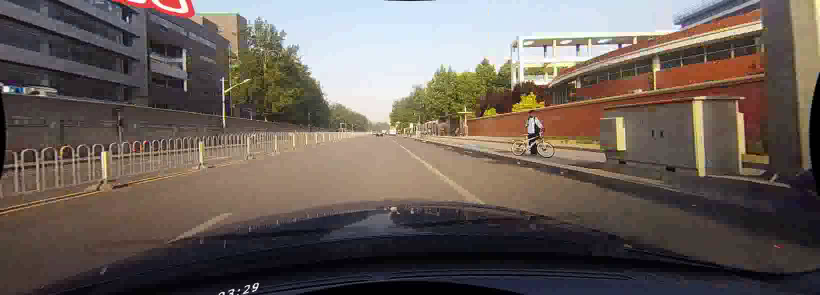
#> input picture frame 13 of naiveDetector/plain_road.mp4, 1640 x 590 px, given in place of CU1_5fps.mp4, which was not available (shown at 1/2 size)
$ python naiveDetector.py
#> lines starting #> are read from the running program, lines starting #| are printed output that depends on the picture; after the words box and inside, x2 and y2 are one past the last pixel; in counts of white or black regions, pixels touching at a corner belong together; pictures that were not available may be replaced by others from this repository, and a replacement may not be noted
#import sys
#sys.path.remove('/opt/ros/kinetic/lib/python2.7/dist-packages')

import cv2 as cv
import numpy as np
import os
import glob
import math

# CONSTANTS
LOWERLINEBOUND = 150
ROITOP = 220
ROIMID = 750
ROILEFT = 450
ROIRIGHT = 1000
ROIBOTTOM = 425

def left_right_lines(frame, lines):
    left = []
    right = []
    for line in lines:
        x1, y1, x2, y2 = line.reshape(4)
        linear_values = np.polyfit((x1, x2), (y1,y2), 1)
        slope = linear_values[0]
        y_intercept = linear_values[1]

        if abs(slope) < 1e-1:
            continue

        if slope < 0:
            left.append((slope, y_intercept))
        else:
            right.append((slope, y_intercept))

    #print("right: ", str(right))
    if len(left) == 0:
        left.append((-1e-1,300))
    if len(right) == 0:
        right.append((1e-1,300))

    left_avg = np.average(left, axis=0)
    right_avg = np.average(right, axis=0)

    #print("left_avg: ", str(left_avg))
    #print("right_avg: ", str(right_avg))

    left_line = linecalc(frame, left_avg)
    right_line = linecalc(frame, right_avg)

    return np.array([left_line, right_line])

def linecalc(frame, linevalues):
    slope, intercept = linevalues

    ystart = ROIBOTTOM+30
    yend = int(ystart - LOWERLINEBOUND)
    xstart = int((ystart - intercept) / slope)
    xend = int((yend - intercept) / slope)

    return np.array([xstart, ystart, xend, yend])

# [73 lines left out: functions readBenchMark, calError, not called in this run]

framecounter = 0

direc = "./CU/CU1"
#direc = "./CU/CU2"
#direc = "./CU/CU3"
#direc = "./CU/CU4"
file_list = sorted(glob.glob(os.path.join(direc,"*.txt")))

########## INPUT VIDEO ##########
cap = cv.VideoCapture("./CU/CU1/CU1_5fps.mp4")
#cap = cv.VideoCapture("./CU/CU2/CU2_5fps.mp4")
#cap = cv.VideoCapture("./CU/CU3/CU3_5fps.mp4")
#cap = cv.VideoCapture("./CU/CU4/CU4_5fps.mp4")

########## OUTPUT VIDEO ##########
out = cv.VideoWriter('outputCU1.mp4',cv.VideoWriter_fourcc('m','p','4','v'), 5, (1640,590))
# [5 lines of commented-out code are left out]
while (cap.isOpened()):
    ret, frame = cap.read()
#> frame is the input picture: shape (590, 1640, 3); mean B, G, R 89.4, 95.7, 106.1

    # Performing Canny Operator
    grayscale = cv.cvtColor(frame, cv.COLOR_RGB2GRAY)
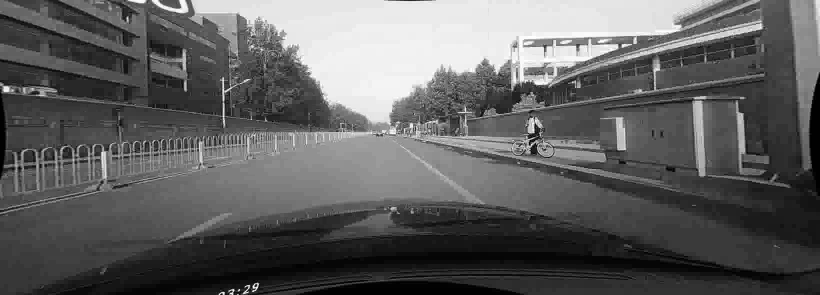
#> grayscale: shape (590, 1640) (shown at 1/2 size); min 0, max 255, mean 95
    canny = cv.Canny(grayscale, 50, 150)
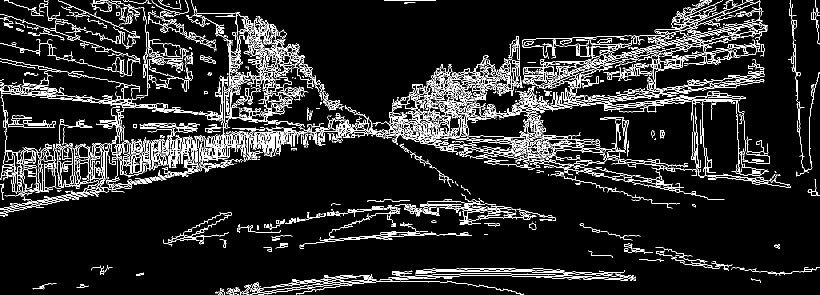
#> canny: shape (590, 1640) (shown at 1/2 size); 9.1% white in thin lines or dots
    #cv.imshow("canny", canny)

    # Performing Segmentation
    polygons = np.array([[(ROILEFT, ROIBOTTOM), (ROIRIGHT, ROIBOTTOM), (ROIMID, ROITOP)]])
    ROI = np.zeros_like(canny)
    cv.fillPoly(ROI, polygons, 255)
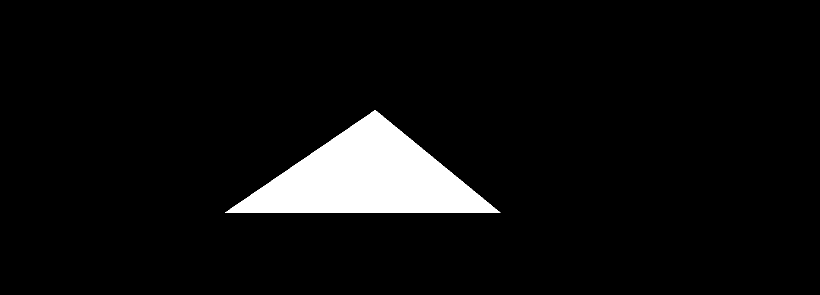
#> ROI: shape (590, 1640) (shown at 1/2 size); 5.9% white; 1 white region, box (x1, y1, x2, y2) and area: (450, 220, 1001, 426) 56926
    segment = cv.bitwise_and(canny, ROI)
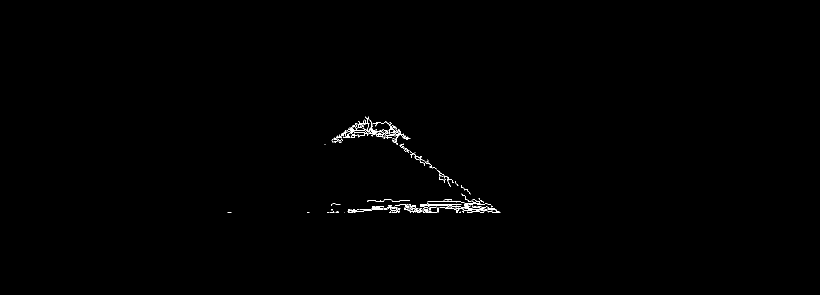
#> segment: shape (590, 1640) (shown at 1/2 size); 0.34% white in thin lines or dots, all inside (x1, y1, x2, y2) = (455, 233, 1001, 426)
    cv.imshow("segment", segment)

    # Hough Transform
    hough = cv.HoughLinesP(segment, rho = 2, theta = np.pi / 180, threshold = 100, minLineLength = 100, maxLineGap = 40)
#> hough = 17 rows, first 6: [780, 424, 991, 424], [743, 417, 983, 417], [663, 419, 993, 419], [744, 413, 985, 413], [729, 239, 995, 425], [857, 408, 976, 408]
    #print(hough)

    # Calculating Lines
    lines = left_right_lines(frame, hough)
#> the loop in left_right_lines, `for line in lines:` made 17 passes
#> (x1, y1, x2, y2, slope, y_intercept) on passes 1 to 12: (780, 424, 991, 424, -6.49e-16, 424), (743, 417, 983, 417, 2.33e-17, 417), (663, 419, 993, 419, -1.28e-16, 419), (744, 413, 985, 413, -3.14e-16, 413), (729, 239, 995, 425, 0.699, -270.8), (857, 408, 976, 408, -2.69e-16, 408), (735, 241, 998, 425, 0.7, -273.2), (779, 412, 981, 409, -0.0149, 423.6), (682, 267, 807, 267, -3.93e-16, 267), (731, 233, 963, 421, 0.81, -359.4), (687, 264, 801, 264, -1.6e-16, 264), (731, 242, 894, 360, 0.724, -287.2)
#> after the loop in left_right_lines, `for line in lines:`: left = []; right = [(0.699, -270.8), (0.7, -273.2), (0.81, -359.4), (0.724, -287.2)]
#> in left_right_lines, `left_avg = np.average(left, axis=0)`: left_avg = [-0.1, 300]
#> in left_right_lines, `right_avg = np.average(right, axis=0)`: right_avg = [0.733, -297.6]
#> in linecalc, `slope, intercept = linevalues`: slope = -0.1; intercept = 300
#> in linecalc, `xstart = int((ystart - intercept) / slope)`: xstart = -1550
#> in linecalc, `xend = int((yend - intercept) / slope)`: xend = -50
#> in left_right_lines, `left_line = linecalc(frame, left_avg)`: left_line = [-1550, 455, -50, 305]
#> in left_right_lines, `right_line = linecalc(frame, right_avg)`: right_line = [1026, 455, 821, 305]
#> lines = [[-1550, 455, -50, 305], [1026, 455, 821, 305]]
    #print(lines)

    # Overlaying Lines
    hough_overlay = np.zeros_like(frame)
    if lines is not None:
        for xstart, ystart, xend, yend in lines:
            #Thresholding maximum values for cv.line()
            if xstart > 32768:
                xstart = 32768
            if xend > 32768:
                xend = 32768
            if xstart < -32768:
                xstart = -32768
            if xend < -32768:
                xend = -32768
            cv.line(hough_overlay, (int(xstart), int(ystart)), (int(xend), int(yend)), (0, 255, 0), 5)
#> this loop made 2 passes

    #cv.imshow("hough", hough_overlay)

    output = cv.addWeighted(frame, 0.9, hough_overlay, 1, 1)
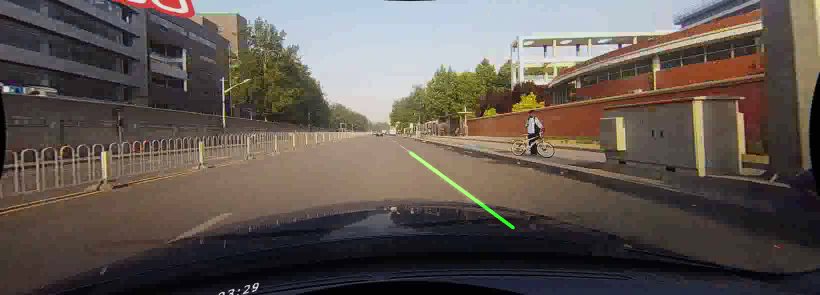
#> output: shape (590, 1640, 3) (shown at 1/2 size); mean B, G, R 81.4, 87.4, 96.5
    cv.imshow("output", output)
    out.write(output)

    # Create 10 points along the line, including endpoints

    leftxstep = int(np.floor((lines[0][2]-lines[0][0])/10))
#> leftxstep = 150
    leftystep = int(np.floor((lines[0][3]-lines[0][1])/10))
#> leftystep = -15
    rightxstep = int(np.floor((lines[1][2]-lines[1][0])/10))
#> rightxstep = -21
    rightystep = int(np.floor((lines[1][3]-lines[1][1])/10))
#> rightystep = -15

    leftx = []
    lefty = []
    rightx = []
    righty = []

    for i in range(0,10):
        leftx.append(lines[0][0]+i*leftxstep)
        lefty.append(lines[0][1]+i*leftystep)
        rightx.append(lines[1][0]+i*rightxstep)
        righty.append(lines[1][1]+i*rightystep)
#> after the loop, leftx = [-1550, -1400, -1250, -1100, -950, -800, -650, -500, -350, -200]; lefty = [455, 440, 425, 410, 395, 380, 365, 350, 335, 320]; rightx = [1026, 1005, 984, 963, 942, 921, 900, 879, 858, 837]; righty = [455, 440, 425, 410, 395, 380, 365, 350, 335, 320]

    #print("leftx: ")
    #print(leftx)

    mypoints = [leftx, rightx, lefty, righty]
#> mypoints = [[-1550, -1400, -1250, -1100, -950, -800, -650, -500, -350, -200], [1026, 1005, 984, 963, 942, 921, 900, 879, 858, 837], [455, 440, 425, 410, 395, 380, 365, 350, 335, 320], [455, 440, 425, 410, 395, 380, 365, 350, 335, 320]]
    #print("mypoints:")
    #print(mypoints)

    # Calculating RMS error
#> (the run stopped early here; a loop or call above may not have finished)

$ run again, starting later in the video
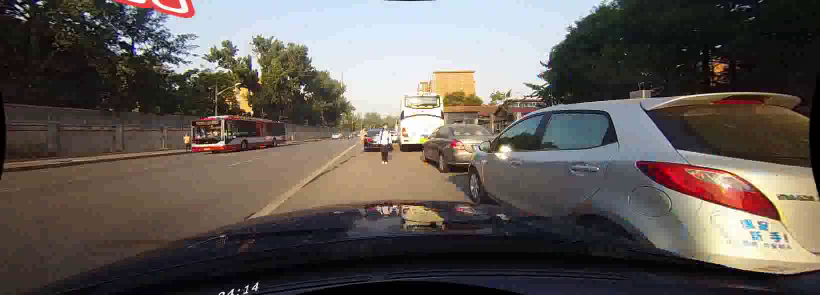
#> input picture frame 58 of naiveDetector/plain_road.mp4, 1640 x 590 px, given in place of CU1_5fps.mp4, which was not available (shown at 1/2 size)
#> frame is the input picture: shape (590, 1640, 3); mean B, G, R 85.2, 89.9, 96.9
#> `canny = cv.Canny(grayscale, 50, 150)`:
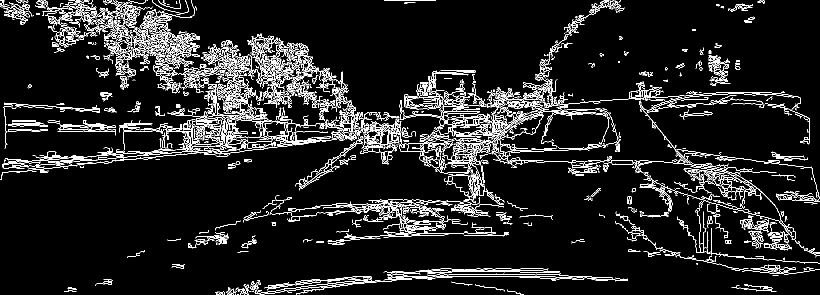
#> canny: shape (590, 1640) (shown at 1/2 size); 8% white in thin lines or dots
#> ROI: shape (590, 1640); 5.9% white; 1 white region, box (x1, y1, x2, y2) and area: (450, 220, 1001, 426) 56926
#> segment: shape (590, 1640); 0.64% white in thin lines or dots, all inside (x1, y1, x2, y2) = (502, 224, 1000, 426)
#> hough = 34 rows, first 6: [705, 417, 951, 417], [669, 423, 876, 423], [673, 420, 954, 420], [632, 411, 844, 411], [664, 409, 981, 409], [543, 420, 755, 255]
#> the loop in left_right_lines, `for line in lines:` made 34 passes
#> (x1, y1, x2, y2, slope, y_intercept) on passes 1 to 8: (705, 417, 951, 417, -3.9e-16, 417), (669, 423, 876, 423, 5.33e-16, 423), (673, 420, 954, 420, 2.22e-17, 420), (632, 411, 844, 411, -3.79e-16, 411), (664, 409, 981, 409, 7.01e-17, 409), (543, 420, 755, 255, -0.778, 842.6), (733, 410, 959, 398, -0.0531, 448.9), (518, 424, 800, 261, -0.578, 723.4)
#> after the loop in left_right_lines, `for line in lines:`: left = [(-0.778, 842.6), (-0.578, 723.4), (-0.698, 782.8), (-0.698, 799.7), (-0.868, 900.4), (-0.841, 879.3), (-0.582, 722.5), (-0.626, 740.2)]; right = [(0.869, -421.7), (0.443, -53.06), (0.7, -271.9), (0.929, -476.4), (0.156, 165.6), (0.65, -240.9), (0.627, -207.4), (0.674, -255.7), (0.698, -267.5), (0.81, -382.3), (0.87, -422.8)]
#> left_avg = [-0.709, 798.9]
#> right_avg = [0.675, -257.6]
#> in linecalc, `slope, intercept = linevalues`: slope = -0.709; intercept = 798.9
#> in linecalc, `xstart = int((ystart - intercept) / slope)`: xstart = 485
#> in linecalc, `xend = int((yend - intercept) / slope)`: xend = 696
#> left_line = [485, 455, 696, 305]
#> right_line = [1055, 455, 833, 305]
#> lines = [[485, 455, 696, 305], [1055, 455, 833, 305]]
#> the loop `for xstart, ystart, xend, yend in lines:` made 2 passes
#> `output = cv.addWeighted(frame, 0.9, hough_overlay, 1, 1)`:
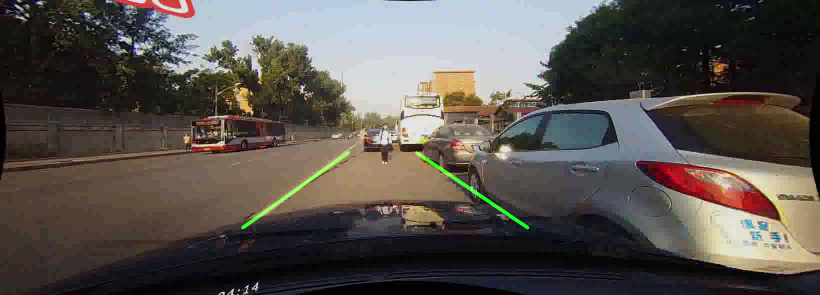
#> output: shape (590, 1640, 3) (shown at 1/2 size); mean B, G, R 77.6, 82.6, 88.2
#> leftxstep = 21
#> leftystep = -15
#> rightxstep = -23
#> rightystep = -15
#> after the loop `for i in range(0,10):`: leftx = [485, 506, 527, 548, 569, 590, 611, 632, 653, 674]; lefty = [455, 440, 425, 410, 395, 380, 365, 350, 335, 320]; rightx = [1055, 1032, 1009, 986, 963, 940, 917, 894, 871, 848]; righty = [455, 440, 425, 410, 395, 380, 365, 350, 335, 320]
#> mypoints = [[485, 506, 527, 548, 569, 590, 611, 632, 653, 674], [1055, 1032, 1009, 986, 963, 940, 917, 894, 871, 848], [455, 440, 425, 410, 395, 380, 365, 350, 335, 320], [455, 440, 425, 410, 395, 380, 365, 350, 335, 320]]

$ run again, starting later in the video
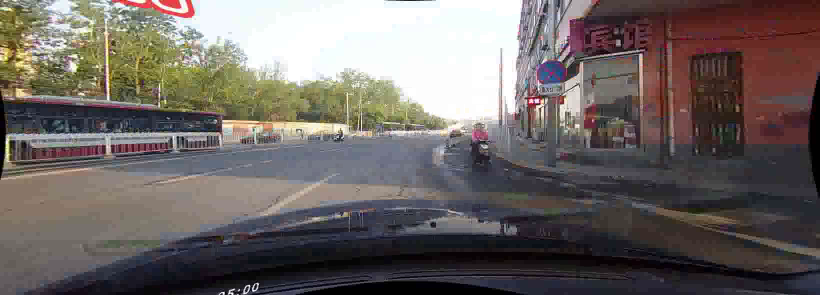
#> input picture frame 104 of naiveDetector/plain_road.mp4, 1640 x 590 px, given in place of CU1_5fps.mp4, which was not available (shown at 1/2 size)
#> frame is the input picture: shape (590, 1640, 3); mean B, G, R 99.3, 102.1, 109.7
#> `canny = cv.Canny(grayscale, 50, 150)`:
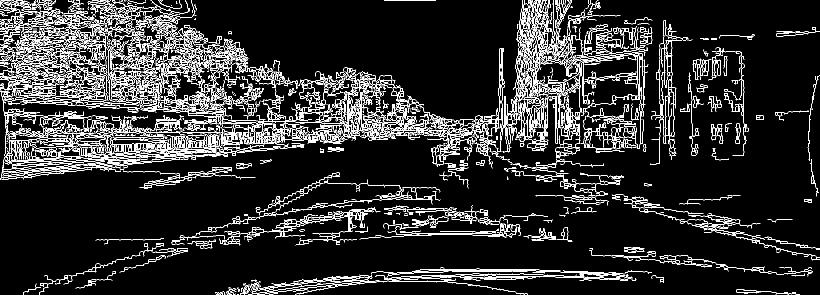
#> canny: shape (590, 1640) (shown at 1/2 size); 10.5% white in thin lines or dots
#> ROI: shape (590, 1640); 5.9% white; 1 white region, box (x1, y1, x2, y2) and area: (450, 220, 1001, 426) 56926
#> segment: shape (590, 1640); 0.45% white in thin lines or dots, all inside (x1, y1, x2, y2) = (511, 223, 976, 426)
#> hough = 16 rows, first 6: [831, 424, 975, 424], [701, 420, 815, 420], [743, 415, 975, 423], [573, 424, 830, 384], [667, 423, 957, 423], [675, 271, 812, 271]
#> the loop in left_right_lines, `for line in lines:` made 16 passes
#> (x1, y1, x2, y2, slope, y_intercept) on passes 1 to 8: (831, 424, 975, 424, -1.93e-16, 424), (701, 420, 815, 420, -4.05e-16, 420), (743, 415, 975, 423, 0.0345, 389.4), (573, 424, 830, 384, -0.156, 513.2), (667, 423, 957, 423, -1.84e-16, 423), (675, 271, 812, 271, 3.19e-17, 271), (791, 416, 944, 416, -1.59e-16, 416), (632, 408, 871, 391, -0.0711, 453)
#> after the loop in left_right_lines, `for line in lines:`: left = [(-0.156, 513.2), (-0.503, 683.2)]; right = []
#> left_avg = [-0.329, 598.2]
#> right_avg = [0.1, 300]
#> in linecalc, `slope, intercept = linevalues`: slope = -0.329; intercept = 598.2
#> in linecalc, `xstart = int((ystart - intercept) / slope)`: xstart = 434
#> in linecalc, `xend = int((yend - intercept) / slope)`: xend = 889
#> left_line = [434, 455, 889, 305]
#> right_line = [1550, 455, 50, 305]
#> lines = [[434, 455, 889, 305], [1550, 455, 50, 305]]
#> the loop `for xstart, ystart, xend, yend in lines:` made 2 passes
#> `output = cv.addWeighted(frame, 0.9, hough_overlay, 1, 1)`:
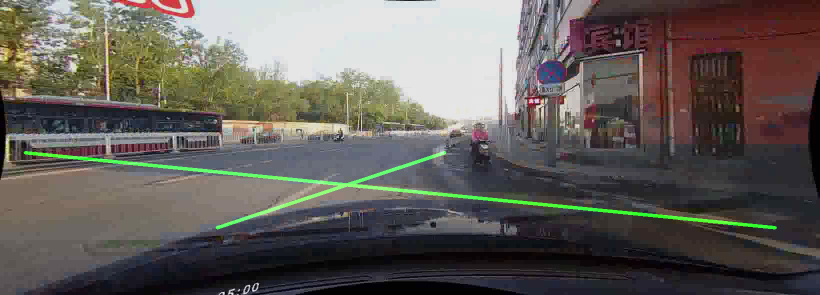
#> output: shape (590, 1640, 3) (shown at 1/2 size); mean B, G, R 90.4, 95.2, 99.7
#> leftxstep = 45
#> leftystep = -15
#> rightxstep = -150
#> rightystep = -15
#> after the loop `for i in range(0,10):`: leftx = [434, 479, 524, 569, 614, 659, 704, 749, 794, 839]; lefty = [455, 440, 425, 410, 395, 380, 365, 350, 335, 320]; rightx = [1550, 1400, 1250, 1100, 950, 800, 650, 500, 350, 200]; righty = [455, 440, 425, 410, 395, 380, 365, 350, 335, 320]
#> mypoints = [[434, 479, 524, 569, 614, 659, 704, 749, 794, 839], [1550, 1400, 1250, 1100, 950, 800, 650, 500, 350, 200], [455, 440, 425, 410, 395, 380, 365, 350, 335, 320], [455, 440, 425, 410, 395, 380, 365, 350, 335, 320]]
